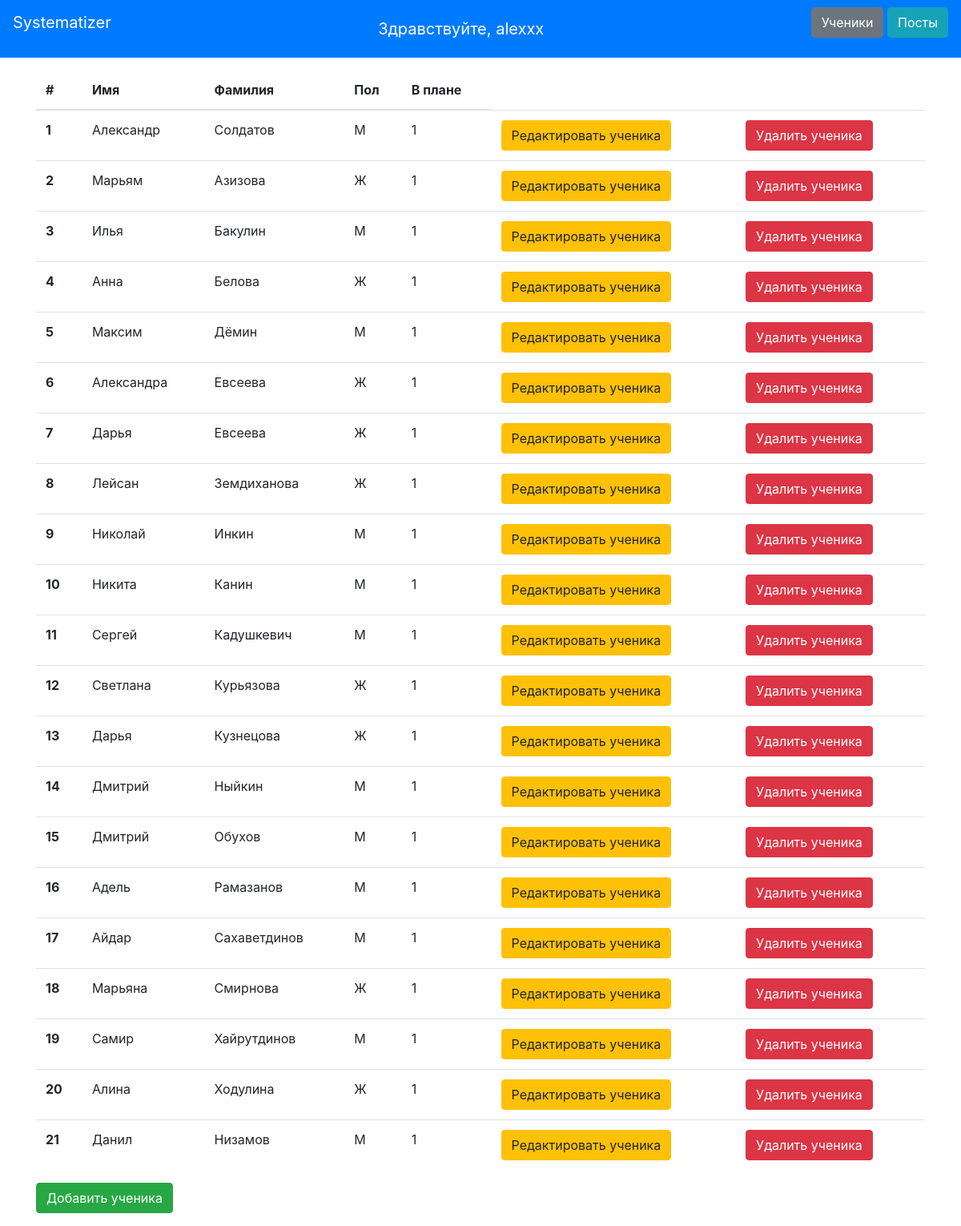
The app's page /students (signed in) with its own data.
### data/users.py (models this page shows, shortened)
class User(SqlAlchemyBase, UserMixin, SerializerMixin):
    __tablename__ = 'users'
    id = sqlalchemy.Column(sqlalchemy.Integer, primary_key=True, autoincrement=True)
    name = sqlalchemy.Column(sqlalchemy.String, nullable=False)
    hashed_password = sqlalchemy.Column(sqlalchemy.String, nullable=True)

### data/students.py (models this page shows)
class Students(SqlAlchemyBase, SerializerMixin):
    __tablename__ = 'students'
    id = sqlalchemy.Column(sqlalchemy.Integer, unique=True, primary_key=True, autoincrement=True)
    name = sqlalchemy.Column(sqlalchemy.String, nullable=False)
    surname = sqlalchemy.Column(sqlalchemy.String, nullable=False)
    gender = sqlalchemy.Column(sqlalchemy.String, nullable=False)
    in_plan = sqlalchemy.Column(sqlalchemy.Boolean, nullable=False, default=False)

### app.py (the view)
@app.route('/students', methods=['GET', 'POST'])
def students():
    con = sqlite3.connect("db/duties.db")
    cur = con.cursor()
    cursor = cur.execute('SELECT id, name, surname, gender, in_plan FROM students')
    items = cursor.fetchall()
    return render_template('students.html', items=items)

### app.py (called while the page is built)
@login_manager.user_loader
def load_user(user_id):
    db_sess = db_session.create_session()
    return db_sess.query(User).get(user_id)

### data/db_session.py (called while the page is built)
def create_session() -> Session:
    global __factory
    return __factory()

### templates/students.html (shortened to what this page needs)
{% extends "base.html" %}
{% block content %}
<table class="table">
    <thead class="table-borderless">
    <tr>
        <th>#</th>
        <th>Имя</th>
        <th>Фамилия</th>
        <th>Пол</th>
        <th>В плане</th>
    </tr>
    </thead>
    <tbody>
    {% for item in items %}
    <tr>
        <th scope="row">{{ item[0] }}</th>
        <td>{{ item[1] }}</td>
        <td>{{ item[2] }}</td>
        <td>{{ item[3] }}</td>
        <td>{{ item[4] }}</td>
        <td><a href="edit_student/{{ item[0] }}" class="btn btn-warning">Редактировать ученика</a></td>
        <td><a href="delete_student/{{ item[0] }}" class="btn btn-danger">Удалить ученика</a></td>
    </tr>
    {% endfor %}
    </tbody>
</table>
<p>
    <a href="add_student" class="btn btn-success">Добавить ученика</a>
</p>
{% endblock %}

### templates/base.html (shortened to what this page needs)
<!doctype html>
<html lang="en">
<head>
    <link rel="stylesheet"
          href="https://stackpath.bootstrapcdn.com/bootstrap/4.4.1/css/bootstrap.min.css"
>
</head>
<body>
<header>
    <nav class="navbar sticky-top navbar-dark bg-primary">
        <p><a class="navbar-brand" href="/">Systematizer</a></p>
        {% if current_user.is_authenticated %}
            <a class="navbar-brand" href="/logout">Здравствуйте, {{ current_user.name }}</a>
        <p>
            <a href="students" class="btn btn-secondary">Ученики</a>
            <a href="posts" class="btn btn-info">Посты</a>
        </p>
        {% else %}
        <p>
            <a class="btn btn-dark" href="/register">Регистрация</a>
            <a class="btn btn-success" href="/login">Авторизация</a>
        </p>
        {% endif %}
    </nav>
</header>
<main role="main" class="container">
    {% block content %}{% endblock %}
</main>
</body>
</html>

### records on screen
User: name "alexxx"
Students: id "1", name "Александр", surname "Солдатов", gender "М", in_plan "1"
Students: id "2", name "Марьям", surname "Азизова", gender "Ж", in_plan "1"
Students: id "3", name "Илья", surname "Бакулин", gender "М", in_plan "1"
Students: id "4", name "Анна", surname "Белова", gender "Ж", in_plan "1"
Students: id "5", name "Максим", surname "Дёмин", gender "М", in_plan "1"
Students: id "6", name "Александра", surname "Евсеева", gender "Ж", in_plan "1"
Students: id "7", name "Дарья", surname "Евсеева", gender "Ж", in_plan "1"
Students: id "8", name "Лейсан", surname "Земдиханова", gender "Ж", in_plan "1"
Students: id "9", name "Николай", surname "Инкин", gender "М", in_plan "1"
Students: id "10", name "Никита", surname "Канин", gender "М", in_plan "1"
Students: id "11", name "Сергей", surname "Кадушкевич", gender "М", in_plan "1"
Students: id "12", name "Светлана", surname "Курьязова", gender "Ж", in_plan "1"
Students: id "13", name "Дарья", surname "Кузнецова", gender "Ж", in_plan "1"
Students: id "14", name "Дмитрий", surname "Ныйкин", gender "М", in_plan "1"
Students: id "15", name "Дмитрий", surname "Обухов", gender "М", in_plan "1"
Students: id "16", name "Адель", surname "Рамазанов", gender "М", in_plan "1"
Students: id "17", name "Айдар", surname "Сахаветдинов", gender "М", in_plan "1"
Students: id "18", name "Марьяна", surname "Смирнова", gender "Ж", in_plan "1"
Students: id "19", name "Самир", surname "Хайрутдинов", gender "М", in_plan "1"
Students: id "20", name "Алина", surname "Ходулина", gender "Ж", in_plan "1"
Students: id "21", name "Данил", surname "Низамов", gender "М", in_plan "1"
